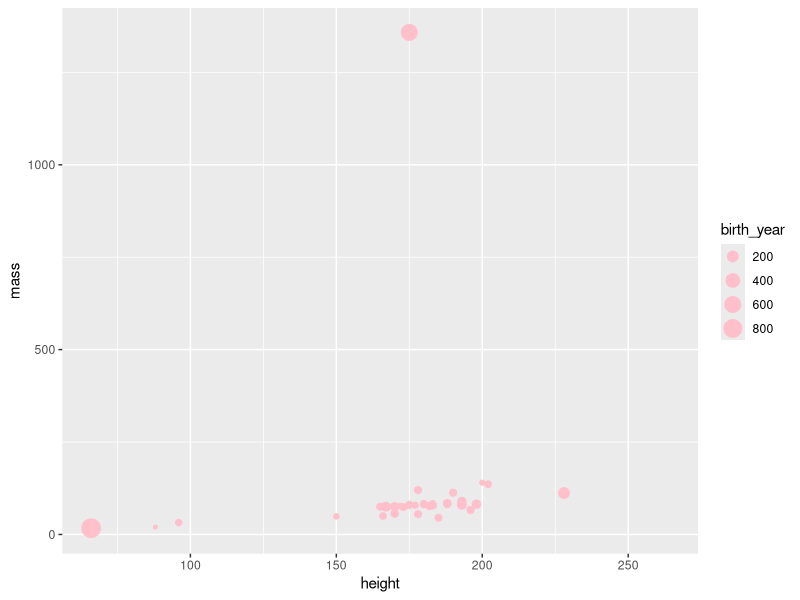
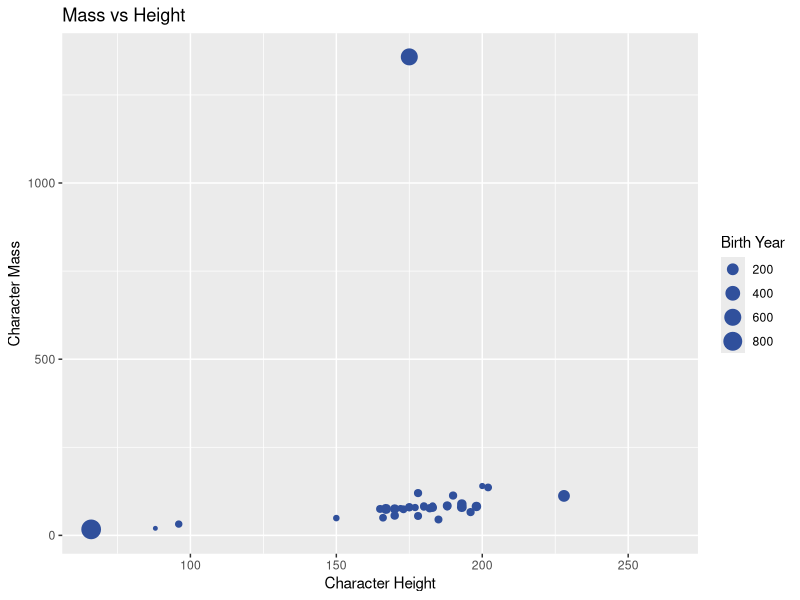
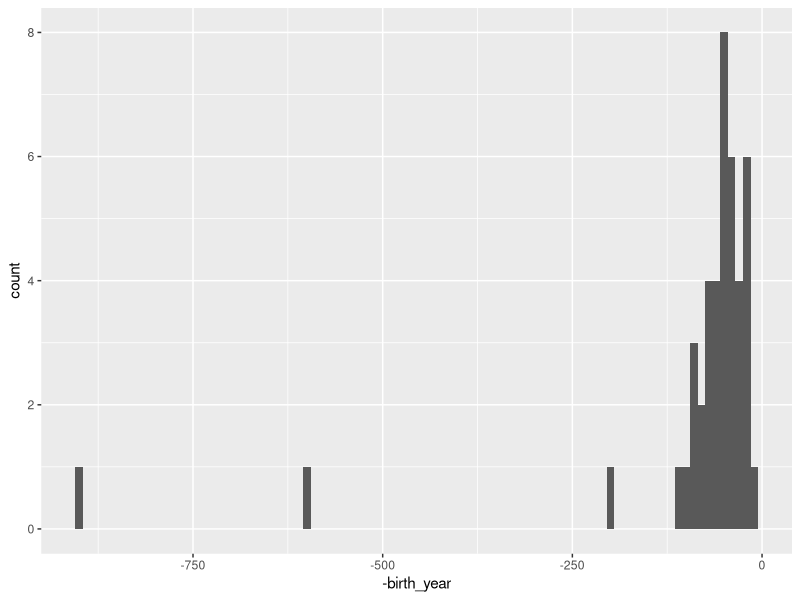
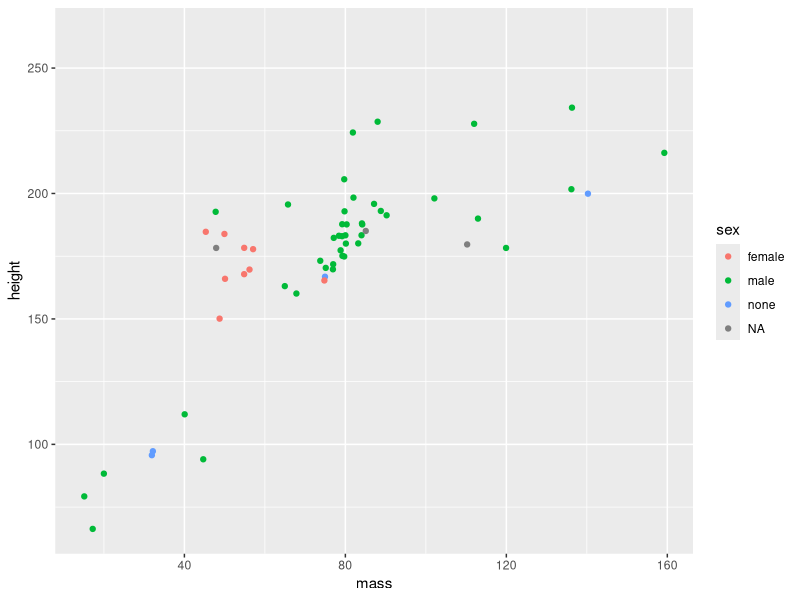
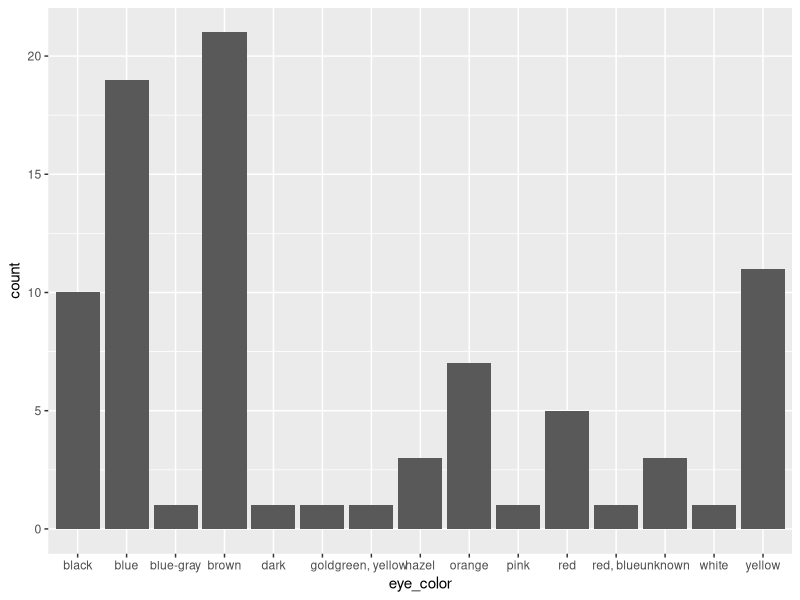
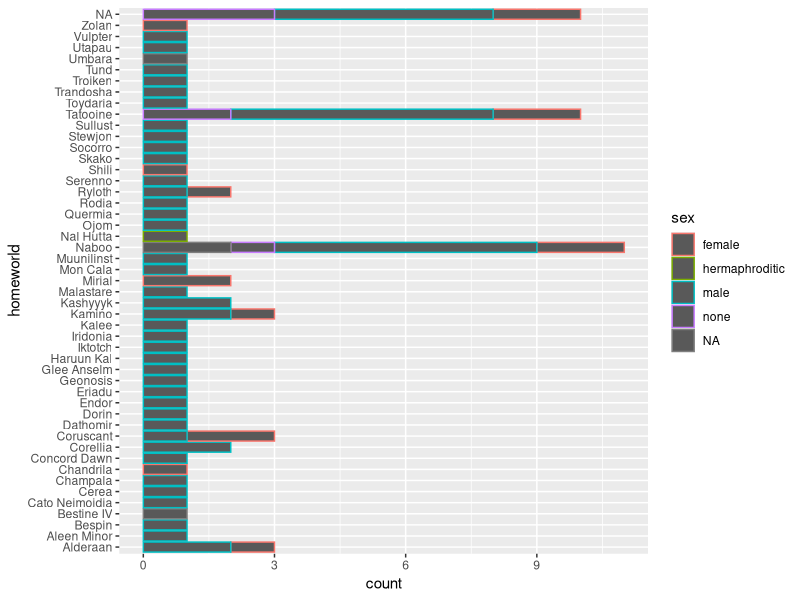

Here is the R script that generated these plots, in order:
## ---- chunk 1
#| label: load-packages
#| include: false

library(tidyverse)
## ---- chunk 2
#| label: glimpse-starwars

glimpse(starwars)
## ---- chunk 3
#| label: scatterplot

ggplot(starwars, 
       aes(x = height, y = mass, color = gender, size = birth_year)) +
  geom_point(color = "pink")
## ---- chunk 4
#| label: scatterplot-labels

ggplot(starwars, 
       aes(x = height, y = mass, color = gender, size = birth_year)) +
  geom_point(color = "#30509C") +
  labs(
    title = "Mass vs Height",
    x = "Character Height", 
    y = "Character Mass",
    size = "Birth Year"
    )
## ---- chunk 5
#| label: histogram
#| eval: true

ggplot(starwars, aes(x = -birth_year, y =)) +
  geom_histogram(stat = "bin", binwidth = 10)
## ---- chunk 6
#| label: num-cat

#Jabba is a really annoying outlier that makes it hard to see anything else on the graph with much detail, so this is a little filter to drastically improve this dataset in every single way

starwarsnojabba <- starwars%>%
  filter(name != "Jabba Desilijic Tiure")

#I wanted to see what a jitter plot does, turns out its just a point plot, but with a little bit of randomness added, so that for very dense data, the points are slightly more spread out

ggplot(data = starwarsnojabba, mapping = aes(x = mass, y = height, color = sex)) + 
  geom_jitter()

       

## ---- chunk 7
#| label: barplot

#bar plot for eye color of the characters

ggplot(data = starwarsnojabba, mapping = aes(x = eye_color))+
  geom_bar()

## ---- chunk 8
#| label: cat-cat

ggplot(data = starwars, mapping = aes(color = sex, y = homeworld)) +
  geom_bar()

## ---- chunk 9
#| label: multi

